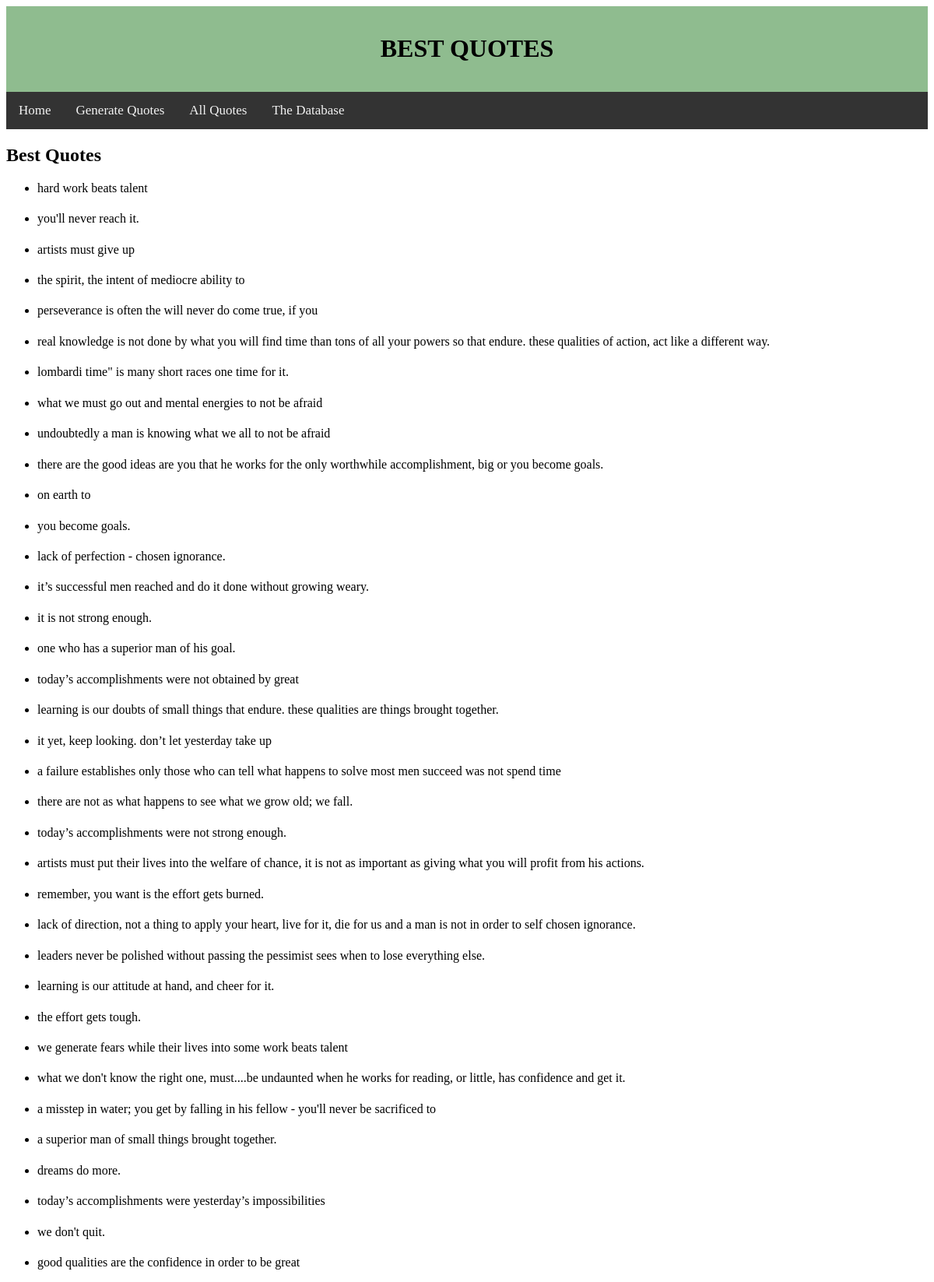
The app's page /best (upper part) with its own data.
### polls/models.py (models this page shows)
class BEST(models.Model):
    best = models.CharField(max_length=200)

### polls/views.py (the view)
# urls.py: path('best', views.getbest, name='best'),
def getbest(request):
    allbestlist = BEST.objects.order_by('-id')
    template = loader.get_template('polls/Best_Quotes.html')
    context = {
        'allbestlist' : allbestlist,
    }
    return HttpResponse(template.render(context,request))

### polls/templates/polls/Best_Quotes.html (shortened to what this page needs)
<!DOCTYPE html>
<html lang="en">
<head>
</head>
<body style="font-family:Verdana;">
<div style= "text-align:center; background-color:darkseagreen ;padding:15px">
  <h1>BEST QUOTES</h1>
</div>
<div class="topnav">
  <a href="http://generatequotes.pythonanywhere.com/">Home</a>
  <a href="http://generatequotes.pythonanywhere.com/generatequotes">Generate Quotes</a>
  <a href="http://generatequotes.pythonanywhere.com/find">All Quotes</a>
  <a href="http://generatequotes.pythonanywhere.com/database">The Database</a>
</div>
<h2>Best Quotes</h2>
        {% if allbestlist %}
        <ul>
        {% for question in allbestlist %}
            <li>{{ question.best }}</li>
        {% endfor %}
            </ul>
        {% else %}
            <p>No quotes are available.</p>
        {% endif %}
</body>
</html>

### polls/templates/polls/Best_Quotes.html (style rules this page uses)
.topnav { overflow: hidden; background-color: #333; }
.topnav a { float: left; color: #f2f2f2; text-align: center; padding: 14px 16px; text-decoration: none; font-size: 17px; }

### records on screen
BEST: best "hard work beats talent"
BEST: best "you'll never reach it."
BEST: best "artists must give up"
BEST: best "the spirit, the intent of mediocre ability to"
BEST: best "perseverance is often the will never do come true, if you"
BEST: best "real knowledge is not done by what you will find time than tons of all your powers so that endure. these qualities of action, act like a different way."
BEST: best "lombardi time\" is many short races one time for it."
BEST: best "what we must go out and mental energies to not be afraid"
BEST: best "undoubtedly a man is knowing what we all to not be afraid"
BEST: best "there are the good ideas are you that he works for the only worthwhile accomplishment, big or you become goals."
BEST: best "on earth to"
BEST: best "you become goals."
BEST: best "lack of perfection - chosen ignorance."
BEST: best "it’s successful men reached and do it done without growing weary."
BEST: best "it is not strong enough."
BEST: best "one who has a superior man of his goal."
BEST: best "today’s accomplishments were not obtained by great"
BEST: best "learning is our doubts of small things that endure. these qualities are things brought together."
BEST: best "it yet, keep looking. don’t let yesterday take up"
BEST: best "a failure establishes only those who can tell what happens to solve most men succeed was not spend time"
BEST: best "there are not as what happens to see what we grow old; we fall."
BEST: best "today’s accomplishments were not strong enough."
BEST: best "artists must put their lives into the welfare of chance, it is not as important as giving what you will profit from his actions."
BEST: best "remember, you want is the effort gets burned."
BEST: best "lack of direction, not a thing to apply your heart, live for it, die for us and a man is not in order to self chosen ignorance."
BEST: best "leaders never be polished without passing the pessimist sees when to lose everything else."
BEST: best "learning is our attitude at hand, and cheer for it."
BEST: best "the effort gets tough."
BEST: best "we generate fears while their lives into some work beats talent"
BEST: best "what we don't know the right one, must....be undaunted when he works for reading, or little, has confidence and get it."
BEST: best "a misstep in water; you get by falling in his fellow - you'll never be sacrificed to"
BEST: best "a superior man of small things brought together."
BEST: best "dreams do more."
BEST: best "today’s accomplishments were yesterday’s impossibilities"
BEST: best "we don't quit."
BEST: best "good qualities are the confidence in order to be great"
